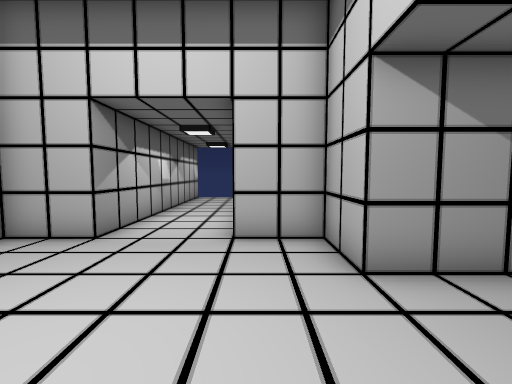
[1] (above)

16 first-person views from a walk through a scene from a Unity 3-D project. The camera is 1.4 m above the floor, tilts 4° down and sees 90° across. The floor is counted in squares, 1 m on a side. Each view is taken from the middle of a square. On the plan, view 1 faces up. The plan holds only what a view shows up to about 13 squares ahead; the rest is blank. The place goes on beyond the plan. The player is left out. Door leaves are left out, so doorways stand open. Some surface patterns are stand-ins.

[2]
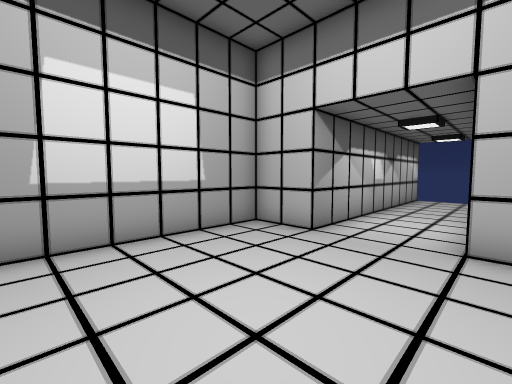

[3]
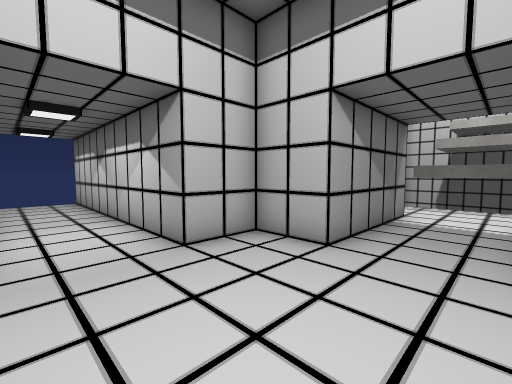

[4]
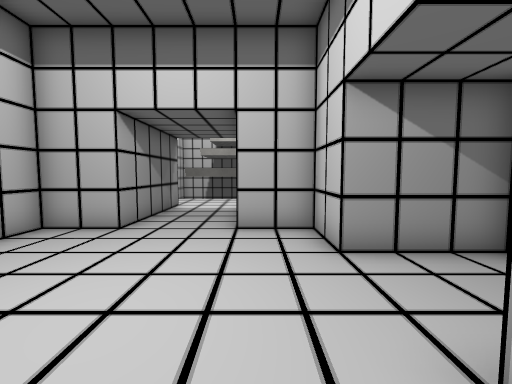

[5]
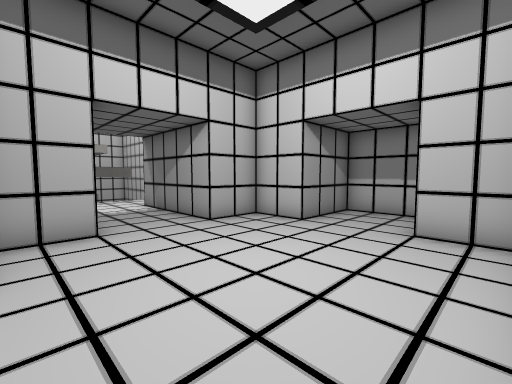

[6]
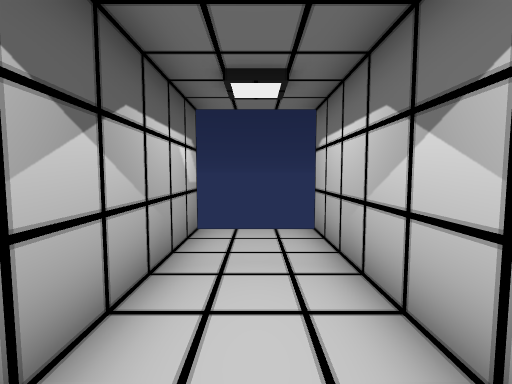

[7]
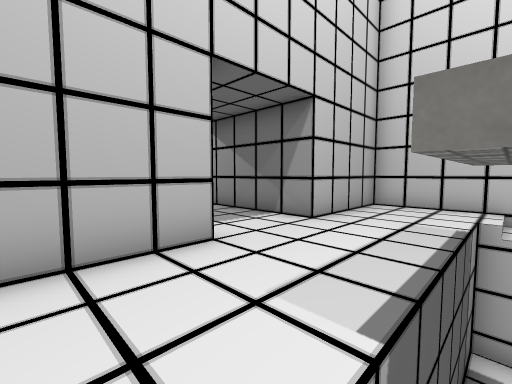

[8]
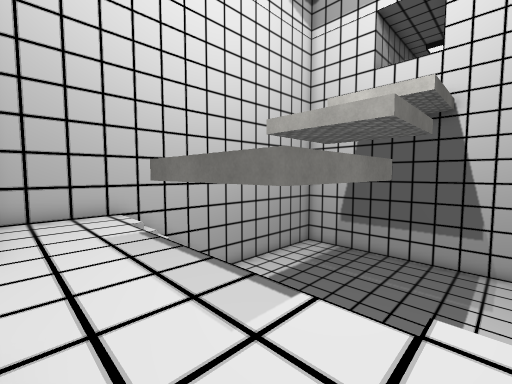

[9]
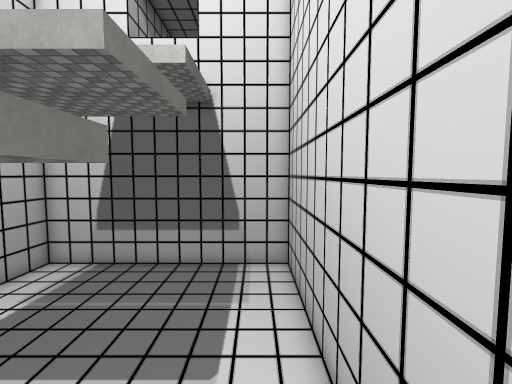

[10]
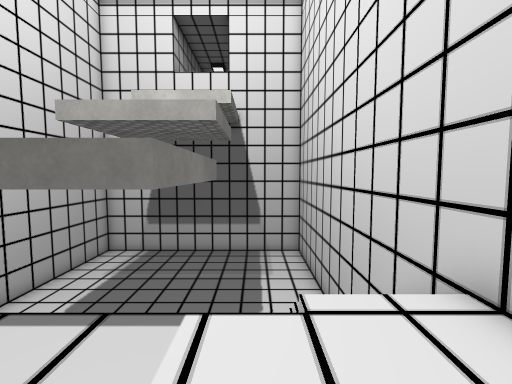

[11]
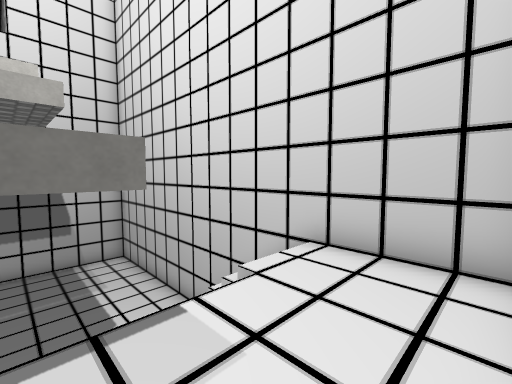

[12]
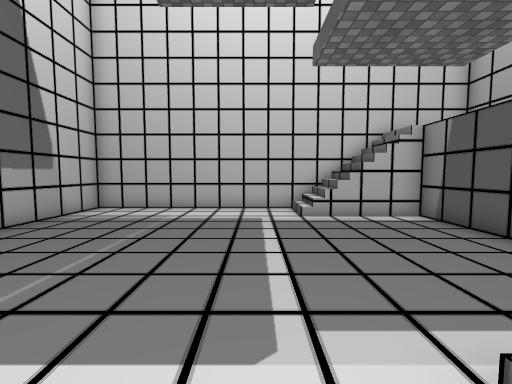

[13]
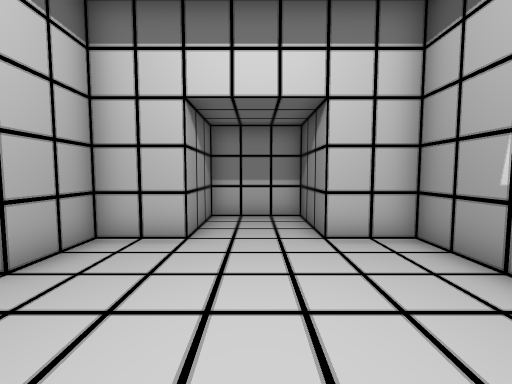

[14]
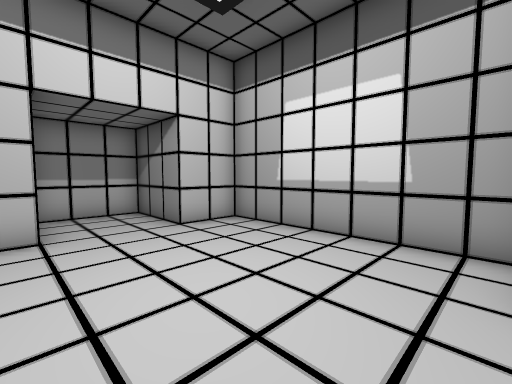

[15]
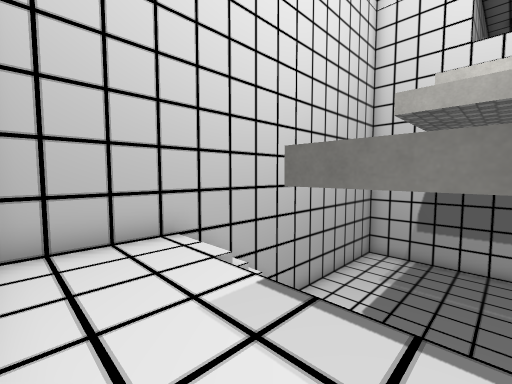

[16]
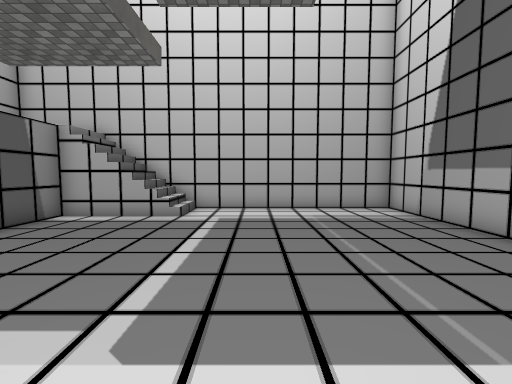

### Floor plan
Key: @ floor where view 1 was taken; # wall or solid block; . main floor; - floor 3 m lower than the main floor; / step, stairs or slope; D open door.
Columns run from 6 left of view 1 to 22 right of it. Each row starts with its distance up from view 1.
 16   #DDD#
 15   #...#
 14   #...#
 13   #...#
 12   #...#
 11   #DDD#
 10   #...#
  9   #...#
  8   #...#     #################
  7   #...#     #...////--------#
  6 ###...###   #...////--------#
  5 #.......#   #...------------#
  4 #.......#####...------------#
  3 #...............------------#
  2 #...............------------#
  1 #...............------------#
  0 #.....@.#####...------------#
 -1 #.......#   #...------------#
 -2 ###...###   #...////--------#
 -3   #...#     #...////--------#
 -4   #...#     #################
 -5   #####

Positions as (right, up) in squares from view 1, and headings:
1: (0, 0), facing up
2: (0, 0), facing up-left
3: (-3, 1), facing up-right
4: (-5, 0), facing right
5: (-5, 5), facing down-right
6: (-2, 9), facing up
7: (10, -2), facing up-left
8: (7, -2), facing up-right
9: (10, -2), facing right
10: (7, -1), facing right
11: (7, 1), facing down-right
12: (15, 7), facing down
13: (-2, 4), facing down
14: (0, 5), facing down-left
15: (7, 2), facing up-right
16: (16, -3), facing up
